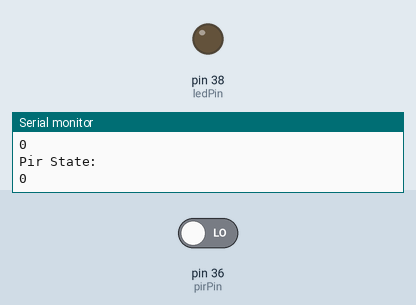
Bench run of a sketch on a simulated Arduino Mega 2560, built with avr-gcc and run on an emulated ATmega2560. Shown: output pins drawn as LEDs (lit = HIGH), the last lines printed to the serial monitor. Inputs (shaded band) come from the test bench; at power-on: pin 36 (pirPin) LOW.

Above: at 1.8 s.
1.9 s: pin 36 (pirPin) driven HIGH
At 2.3 s:
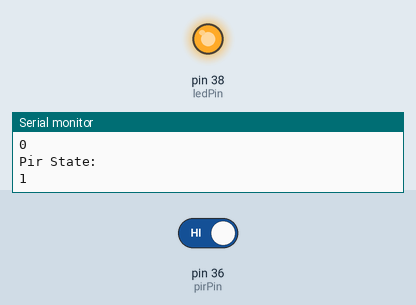
3.5 s: pin 36 (pirPin) driven LOW
At 4.7 s:
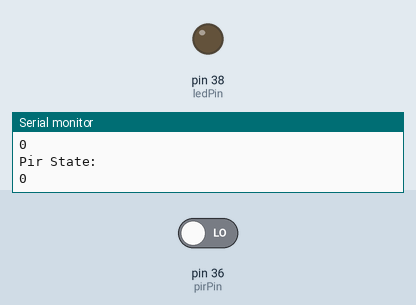
Timing chart, 0 to 6.5 s (numbered marks = the images above; inputs shaded):
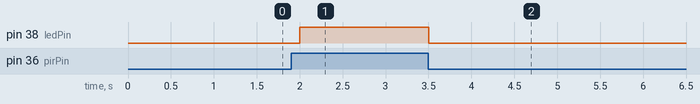

Measured:
- after the input at 1.9 s, pin 38 (ledPin): LOW → HIGH after 0.10 s
- after the input at 3.5 s, pin 38 (ledPin): HIGH → LOW at once

The sketch:

pirTest.ino
```cpp
#define pirPin 36  //PIR attach to
#define ledPin 38  //LED attach to

#define uint8 unsigned char
#define uint16 unsigned int
#define uint32 unsigned long

uint8 pirValue = 0;  //store the PIR state

void setup()
{
    Serial.begin(9600);
    pinMode(pirPin, INPUT);
    pinMode(ledPin, OUTPUT);
}

void loop()
{
    pirValue = digitalRead(pirPin);
    Serial.println("Pir State: ");
    Serial.println(pirValue);
    digitalWrite(ledPin, pirValue);
    delay(500);
}
```
